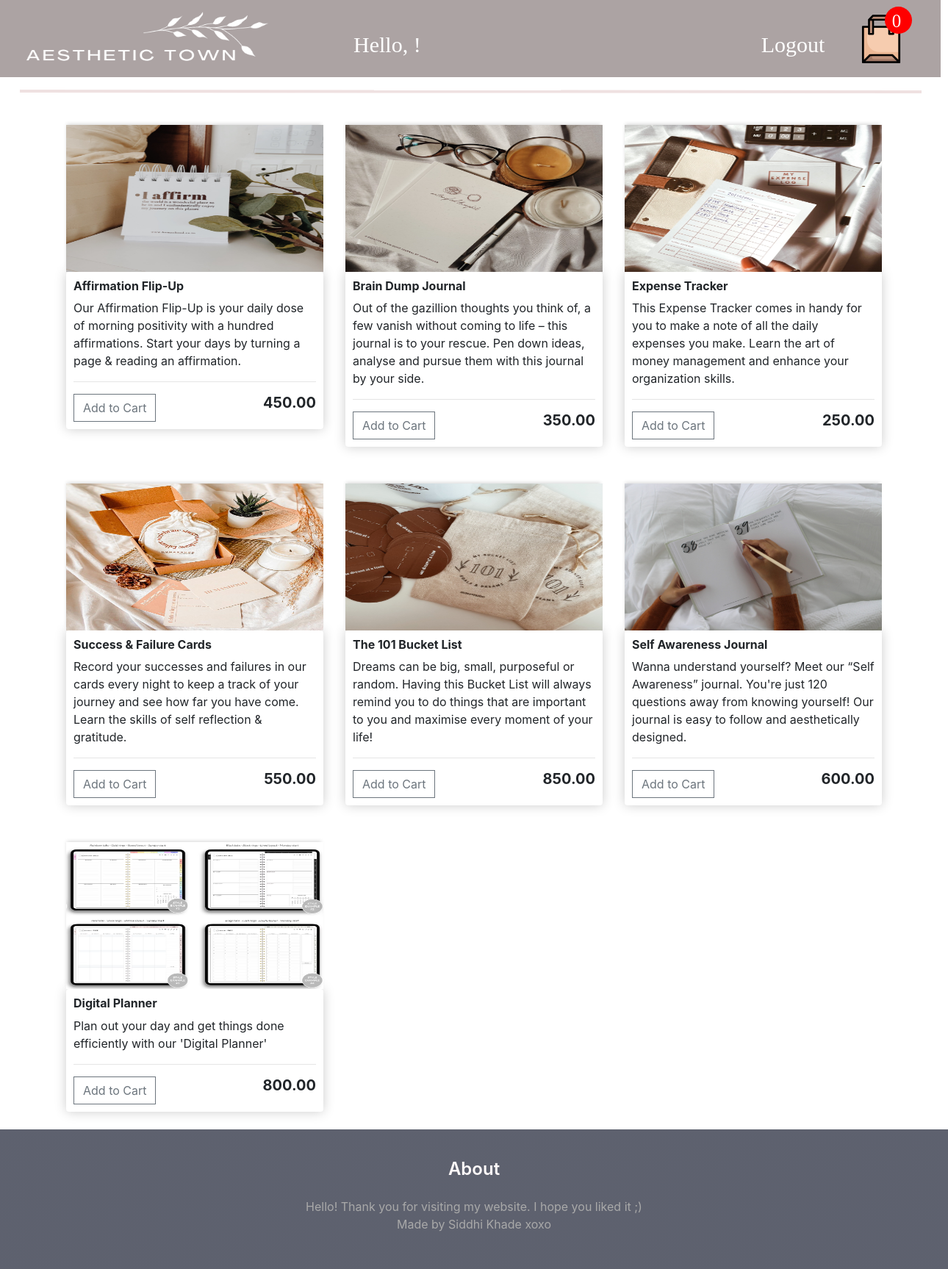
/mainstore/siddhi/, run on the app's committed database.
### store/models.py (models this page shows, shortened)
class Product(models.Model):
    name = models.CharField(max_length=200)
    description = models.CharField(max_length=200, default="")
    price = models.FloatField()
    digital = models.BooleanField(default=False, null=True, blank=False)
    image = models.ImageField(null=True, blank=True)
    @property
    def imageURL(self):
        try:
            url = self.image.url
        except:
            url = ''
        return url

### store/views.py (the view)
# urls.py: path('mainstore/<str:username>/',views.mainstore,name='mainstore'),
def mainstore(request,username):
    user = User.objects.get(username=username)
    if user.is_authenticated:
        order, created = Order.objects.get_or_create(customer=user, complete=False)
        items = order.orderitem_set.all()
        cartItems = order.get_cart_items
    else:
        items = []
        order = {'get_cart_total':0, 'get_cart_items':0, 'shipping': False}
        cartItems = order['get_cart_items']
    products = Product.objects.all
    context={'products':products, 'cartItems': cartItems}
    return render(request,'store/mainstore.html',context)

### store/models.py (called while the page is built)
    @property
    def get_cart_items(self):
        orderitems = self.orderitem_set.all()
        total = sum([item.quantity for item in orderitems])
        return total

### store/templates/store/mainstore.html (shortened to what this page needs)
<!DOCTYPE html>
{% load static %}
<html>
<head>
<link rel="stylesheet" href="https://stackpath.bootstrapcdn.com/bootstrap/4.4.1/css/bootstrap.min.css">
<link rel="stylesheet" type="text/css" href="{% static 'CSS/store.css' %}">
<link rel="stylesheet" href="https://cdnjs.cloudflare.com/ajax/libs/font-awesome/6.1.1/css/fontawesome.min.css" />
</head>
<body>
	<nav>
<div id="Aesthetic_Town">
	<svg class="Rectangle_610">
		<rect id="Rectangle_610" rx="0" ry="0" x="0" y="0" width="1280" height="105">
		</rect>
	</svg>
	<svg class="Line_1" viewBox="0 0 1227 1">
		<path id="Line_1" d="M 0 0 L 1227 1">
		</path>
	</svg>
	<a href="{% url 'cart' username=user.username %}">
		<img  id="paper-bag" src="{% static 'images/paper-bag.png' %}">
	</a>
	<svg class="Ellipse_177">
		<ellipse id="Ellipse_177" rx="18.5" ry="18.5" cx="18.5" cy="18.5">
		</ellipse>
	</svg>
	<div id="quant">
		<p>{{cartItems}}</p>
	</div>
	<img id="Logo1" src="{% static 'images/Logo1.png' %}">
	<div id="Hello_">
		<span>Hello, {{user.username}}!</span>
	</div>
	<div id="Logout">
		<a href="{% url 'logout' %}">Logout</a>
	</div>
</div>
</nav>
<div >
	<br><br><br><br><br>
</div>
<div class="container">
	{% block content %}
	<div class="row">
		{% for product in products %}
		<div class="col-lg-4">
			<img class="thumbnail" src="{{product.imageURL}}">
			<div class="box-element product">
				<h6><strong>{{product.name}}</strong></h6>
				<p>{{product.description}}</p>
		<hr>
		<button data-product="{{product.id}}" data-action="add" class="btn btn-outline-secondary add-btn update-cart">Add to Cart</button>
		<h5 style="display: inline-block; float: right"><strong>{{product.price|floatformat:2}}</strong></h5>
			</div>
		</div>
		{% endfor %}
	</div>
	{% endblock content %}
	<br>
</div>
<section class="footer">
	<h4>About</h4>
	<p>Hello! Thank you for visiting my website. I hope you liked it ;)<br>Made by Siddhi Khade xoxo
	</p>
</section>
</body>
</html>

### static/CSS/store.css (style rules this page uses)
:root { --web-view-ids: Aesthetic_Town; }
* { margin: 0; padding: 0; box-sizing: border-box; border: none; }
#Aesthetic_Town { position: absolute; width: 1280px; height: 641px; background-color: rgba(255,255,255,1); overflow: hidden; --web-view-name: Aesthetic Town; --web-view-id: Aesthetic_Town; --web-scale-on-resize: true; --web-enable-deep-linking: true; }
.Rectangle_610 { position: absolute; overflow: visible; width: 1280px; height: 105px; left: 0px; top: 0px; }
.Line_1 { overflow: visible; position: absolute; width: 1227.003px; height: 5px; left: 26.5px; top: 122px; transform: matrix(1,0,0,1,0,0); }
#paper-bag { position: absolute; width: 66px; height: 66px; left: 1166px; top: 20px; overflow: visible; }
.Ellipse_177 { position: absolute; overflow: visible; width: 37px; height: 37px; left: 1204px; top: 9px; }
#Logo1 { position: absolute; width: 340px; height: 80px; left: 27px; top: 12px; overflow: visible; }
#Hello_ { left: 481px; top: 38px; position: absolute; overflow: visible; width: 281px; height: 30px; text-align: left; font-family: Sitka Text; font-style: normal; font-weight: normal; font-size: 30px; color: rgba(255,255,255,1); }
#Logout a { left: 1025px; top: 38px; position: absolute; overflow: visible; width: 108px; height: 30px; text-align: center; font-family: Sitka Text; font-style: normal; font-weight: normal; font-size: 30px; color: rgba(255,255,255,1); text-decoration: none; }
.btn { border-radius: 0; }
#quant { left: 1210px; top: 10px; position: absolute; overflow: visible; width: 20px; height: 30px; text-align: center; font-family: Sitka Text; font-style: normal; font-weight: normal; font-size: 25px; color: rgba(255,255,255,1); }
.col-lg-4, .col-lg-6, .col-lg-8, .col-lg-12 { margin-top: 50px; }
.box-element { box-shadow:hsl(0, 0%, 80%) 0 0 16px; background-color: #fff; border-radius: 4px; padding: 10px; }
.thumbnail { width: 100%; height: 200px; -webkit-box-shadow: -1px -3px 5px -2px rgba(214,214,214,1); -moz-box-shadow: -1px -3px 5px -2px rgba(214,214,214,1); box-shadow: -1px -3px 5px -2px rgba(214,214,214,1); }
.footer { height: 190px; width: 100%; text-align: center; padding: 30px 0; background: linear-gradient(rgba(25, 30, 49, 0.7),rgba(25, 30, 49, 0.7)); }
.footer p { color: darkgray; }
.footer h4 { color: snow; margin-bottom: 25px; margin-top: 10px; font-weight: 600; }

### data on the page
Product: imageURL (picture), name "Affirmation Flip-Up", description "Our Affirmation Flip-Up is your daily dose of morning positivity with a hundred affirmations. Start your days by turning a page & reading an affirmation.", price "450.00"
Product: imageURL (picture), name "Brain Dump Journal", description "Out of the gazillion thoughts you think of, a few vanish without coming to life – this journal is to your rescue. Pen down ideas, analyse and pursue them with this journal by your side.", price "350.00"
Product: imageURL (picture), name "Expense Tracker", description "This Expense Tracker comes in handy for you to make a note of all the daily expenses you make. Learn the art of money management and enhance your organization skills.", price "250.00"
Product: imageURL (picture), name "Success & Failure Cards", description "Record your successes and failures in our cards every night to keep a track of your journey and see how far you have come. Learn the skills of self reflection & gratitude.", price "550.00"
Product: imageURL (picture), name "The 101 Bucket List", description "Dreams can be big, small, purposeful or random. Having this Bucket List will always remind you to do things that are important to you and maximise every moment of your life!", price "850.00"
Product: imageURL (picture), name "Self Awareness Journal", description "Wanna understand yourself? Meet our “Self Awareness” journal. You're just 120 questions away from knowing yourself! Our journal is easy to follow and aesthetically designed.", price "600.00"
Product: imageURL (picture), name "Digital Planner", description "Plan out your day and get things done efficiently with our 'Digital Planner'", price "800.00"

### other printed values
{{ cartItems }} "0"
